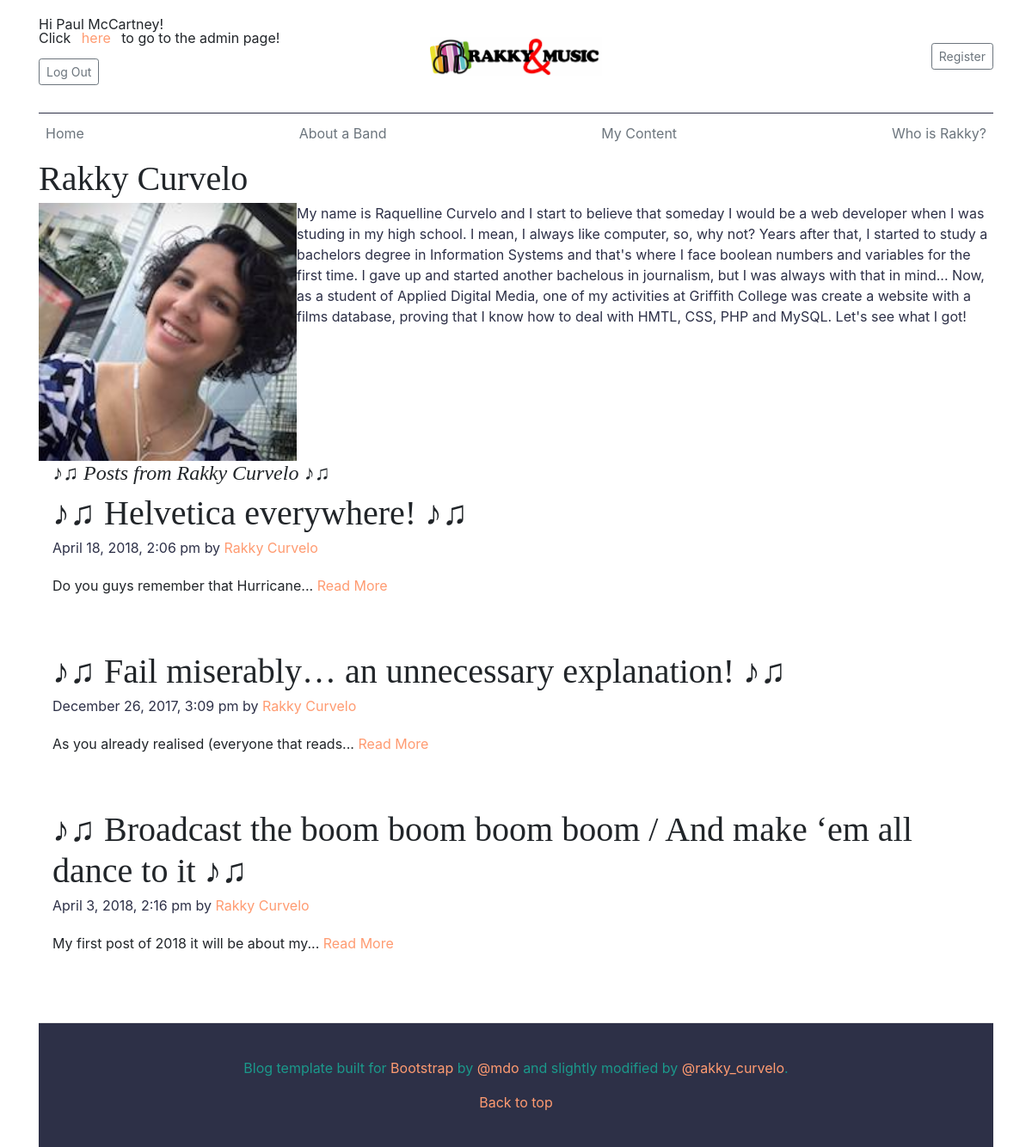
Page /author.php?author=Rakky Curvelo (signed in) on the committed database.
### tables this page shows
CREATE TABLE `rakky_authors` (
  `author` varchar(255) NOT NULL,
  `profile` text NOT NULL,
  `photo` varchar(255) NOT NULL
);

CREATE TABLE `rakky_posts` (
  `id` int(11) NOT NULL,
  `title` mediumtext NOT NULL,
  `date` timestamp NOT NULL DEFAULT CURRENT_TIMESTAMP ON UPDATE CURRENT_TIMESTAMP,
  `body` mediumtext NOT NULL,
  `category` mediumtext NOT NULL,
  `author` mediumtext NOT NULL,
  `tags` mediumtext NOT NULL
);

### libraries/Database.php (called while the page is built, shortened)
<?php
class Database{
	public $host = DB_HOST;
	public $username = DB_USER;
	public $password = DB_PASS;
	public $db_name = DB_NAME;
	public $link;
	 private function connect(){
		$this->link = new mysqli($this->host, $this->username, $this->password, $this->db_name);
	 }
	  public function select($query){
		$result = $this->link->query($query) or die($this->link->error.__LINE__);
		if($result->num_rows > 0){
			return $result;
		} else {
			return false;
		}
	  }
}

### helpers/format_helper.php (called while the page is built)
<?php
 function formatDate($date){
	return date('F j, Y, g:i a',strtotime($date));
 }
  function shortenText($text, $chars = 50){
	$text = $text." ";
	$text = substr($text, 0, $chars);
	$text = substr($text, 0, strrpos($text,' '));
	$text = $text."...";
	return $text;
  }

### author.php (the view, shortened to what this page needs)
<?php
include ('includes/header.php'); ?>
 </head>
 <?php include ('includes/nav-bar.php'); ?>
<?php
	$db = new Database();
	if(isset($_GET['author'])){
		$author = $_GET['author'];
		$query = "SELECT * FROM rakky_posts WHERE author = '".$author."'";
		$posts = $db->select($query);
		}
		$query = "SELECT * FROM rakky_authors WHERE author = '".$author."'";
		$author = $db->select($query)->fetch_assoc();
?>
<?php if($author) : ?>
	<div class="author">
		<div class="blog-post">
            <h2 class="blog-post-title"><?php echo $author['author']; ?></h2>
            <div class="author"> <img src="<?php echo $author['photo'];?>" width="300"> </div>
            <p class="blog-post-meta"><?php echo ($author['profile']); ?></p>
          </div>
<?php endif; ?>
	</div>
	<div class="p-3">
		<h4 class="font-italic">♪♫ Posts from <?php echo $author['author']; ?> ♪♫ </h4>
<?php if($posts) : ?>
	<?php while($row = $posts->fetch_assoc()) : ?>
		<div class="blog-post">
            <h2 class="blog-post-title"><?php echo $row['title']; ?></h2>
            <p class="blog-post-meta"><?php echo formatDate($row['date']); ?> by <a href="#"><?php echo $row['author']; ?></a></p>
				<?php echo shortenText($row['body']); ?>
           <a class="readmore" href="post.php?id=<?php echo urlencode($row['id']); ?>">Read More</a>
          </div>
	<?php endwhile; ?>
<?php else : ?>
	<p>There are no posts yet</p>
<?php endif; ?>
</div>
<?php
include ('includes/footer.php');?>

### css/custom.css (style rules this page uses)
h1, h2, h3, h4, h5, h6 { font-family: "Playfair Display", Georgia, "Times New Roman", serif; }
.blog-post { margin-bottom: 4rem; }
.blog-post-title { margin-bottom: .25rem; font-size: 2.5rem; }
.blog-post-meta { margin-bottom: 1.25rem; color: #2D3047; }
.author { float: left; }

### rows in the picture
rakky_authors: author "Rakky Curvelo", photo (picture), profile "My name is Raquelline Curvelo and I start to believe that someday I would be a web developer when I was studing in my high school. I mean, I always like computer, so, why not? Years after that, I started to study a bachelors degree in Information Systems and that's where I face boolean numbers and variables for the first time. I gave up and started another bachelous in journalism, but I was always with that in mind... Now, as a student of Applied Digital Media, one of my activities at Griffith College was create a website with a films database, proving that I know how to deal with HMTL, CSS, PHP and MySQL. Let's see what I got!"
rakky_posts: title "♪♫ Helvetica everywhere! ♪♫", date "April 18, 2018, 2:06 pm", author "Rakky Curvelo", body "Do you guys remember that Hurricane..."
rakky_posts: title "♪♫ Fail miserably… an unnecessary explanation! ♪♫", date "December 26, 2017, 3:09 pm", author "Rakky Curvelo", body "As you already realised (everyone that reads..."
rakky_posts: title "♪♫ Broadcast the boom boom boom boom / And make ‘em all dance to it ♪♫", date "April 3, 2018, 2:16 pm", author "Rakky Curvelo", body "My first post of 2018 it will be about my..."

### other values in the picture
$_SESSION['name'] "Paul McCartney"
